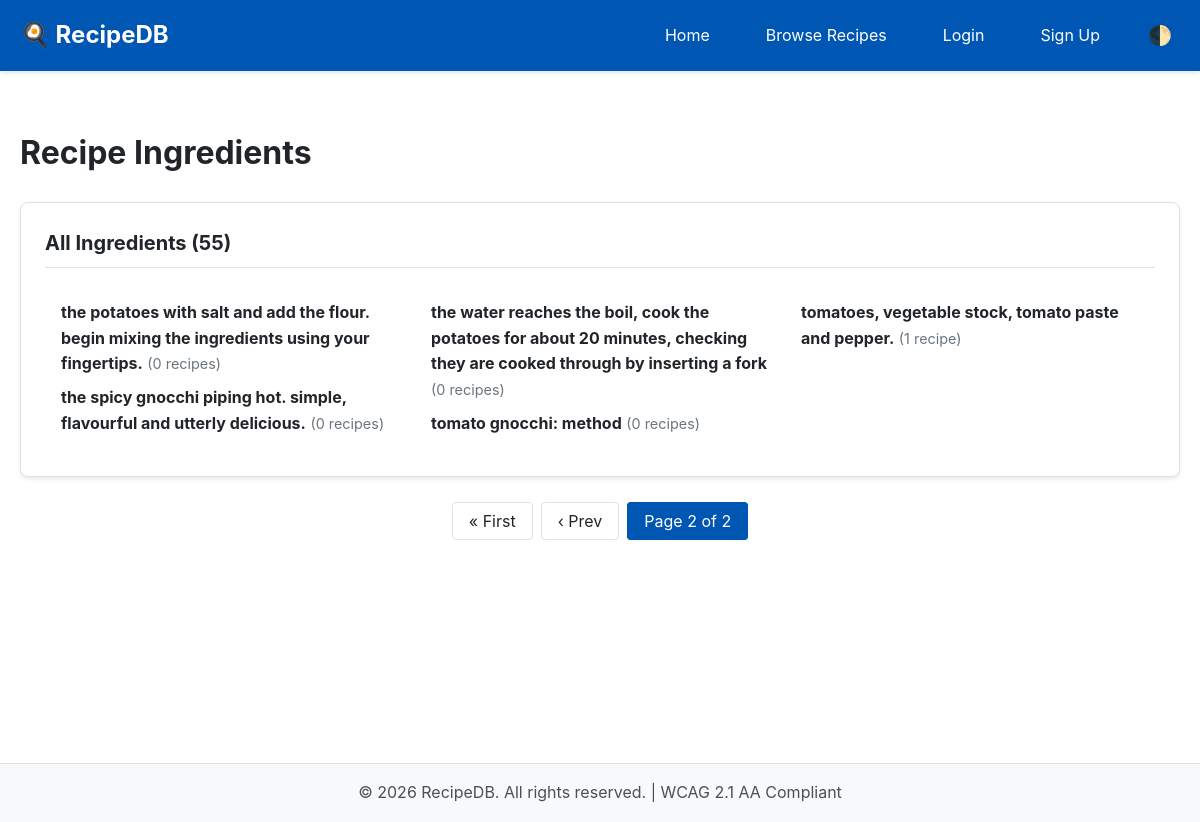
Page /ingredients/?page=2 on the committed database.
### RecipeDB/models.py (models this page shows, shortened)
class Ingredient(models.Model):
    name = models.CharField(max_length=MAX_NAME_LENGTH, unique=True, db_index=True)
    description = models.TextField(blank=True)
    created_at = models.DateTimeField(auto_now_add=True)
    class Meta:
        ordering = ['name']
        verbose_name = 'Ingredient'
        verbose_name_plural = 'Ingredients'

### RecipeDB/views.py (the view)
# urls.py: path('ingredients/', views.IngredientListView.as_view(), name='ingredient_list'),
class IngredientListView(ListView):
    model = Ingredient
    template_name = 'RecipeDB/ingredient_list.html'
    context_object_name = 'ingredients'
    paginate_by = 50

### RecipeDB/templates/RecipeDB/ingredient_list.html (shortened to what this page needs)
{% extends 'RecipeDB/base.html' %}
{% block content %}
<div class="mt-3 mb-3">
    <h1>Recipe Ingredients</h1>
</div>
<div class="card">
    <div class="card-header">All Ingredients ({{ page_obj.paginator.count }})</div>
    <div style="padding: 1rem;">
        <div style="columns: 3; column-gap: 2rem;">
            {% for ingredient in ingredients %}
            <div style="break-inside: avoid; margin-bottom: 0.5rem;">
                <p>
                    <strong>{{ ingredient.name }}</strong>
                    <span style="color: var(--text-muted); font-size: 0.9rem;">
                        ({{ ingredient.recipes.count }} recipe{{ ingredient.recipes.count|pluralize }})
                    </span>
                </p>
            </div>
            {% empty %}
            <p>No ingredients found.</p>
            {% endfor %}
        </div>
    </div>
</div>
{% if page_obj.paginator.num_pages > 1 %}
<nav>
    <ul class="pagination">
        {% if page_obj.has_previous %}
            <li><a href="?page=1">&laquo; First</a></li>
            <li><a href="?page={{ page_obj.previous_page_number }}">&lsaquo; Prev</a></li>
        {% endif %}
        <li><span class="current">Page {{ page_obj.number }} of {{ page_obj.paginator.num_pages }}</span></li>
    </ul>
</nav>
{% endif %}
{% endblock %}

### RecipeDB/templates/RecipeDB/base.html (style rules this page uses)
:root { --bg-primary: #ffffff; --bg-secondary: #f8f9fa; --bg-tertiary: #e9ecef; --text-primary: #212529; --text-secondary: #495057; --text-muted: #6c757d; --border-color: #dee2e6; --link-color: #0056b3; --link-hover: #003d82; --button-primary: #0056b3; --button-primary-hover: #003d82; --button-secondary: #6c757d; --button-secondary-hover: #545b62; --success: #2d6a2d; --warning: #856404; --danger: #a02622; --info: #004085; --form-bg: #ffffff; --form-border: #ced4da; --navbar-bg: #0056b3; --navbar-text: #ffffff; --card-bg: #ffffff; --card-border: #dee2e6; }
* { margin: 0; padding: 0; box-sizing: border-box; }
body { font-family: -apple-system, BlinkMacSystemFont, "Segoe UI", Roboto, "Helvetica Neue", Arial, sans-serif; line-height: 1.6; color: var(--text-primary); background-color: var(--bg-primary); transition: background-color 0.3s ease, color 0.3s ease; }
.card { background-color: var(--card-bg); border: 1px solid var(--card-border); border-radius: 8px; padding: 1.5rem; margin-bottom: 1rem; box-shadow: 0 2px 4px rgba(0,0,0,0.1); }
.card-header { font-size: 1.25rem; font-weight: bold; margin-bottom: 1rem; padding-bottom: 0.5rem; border-bottom: 1px solid var(--border-color); }
a { color: var(--link-color); text-decoration: none; }
.pagination { display: flex; justify-content: center; gap: 0.5rem; margin: 2rem 0; list-style: none; }
.pagination a, .pagination span { padding: 0.5rem 1rem; border: 1px solid var(--border-color); border-radius: 4px; background-color: var(--card-bg); color: var(--text-primary); }
.pagination .current { background-color: var(--button-primary); color: white; border-color: var(--button-primary); }
.mt-3 { margin-top: 1.5rem; }
.mb-3 { margin-bottom: 1.5rem; }

### rows in the picture
Ingredient: name "the potatoes with salt and add the flour. begin mixing the ingredients using your fingertips.", recipes.count "0"
Ingredient: name "the spicy gnocchi piping hot. simple, flavourful and utterly delicious.", recipes.count "0"
Ingredient: name "the water reaches the boil, cook the potatoes for about 20 minutes, checking they are cooked through by inserting a fork", recipes.count "0"
Ingredient: name "tomato gnocchi: method", recipes.count "0"
Ingredient: name "tomatoes, vegetable stock, tomato paste and pepper.", recipes.count "1"

### other values in the picture
{{ page_obj.paginator.count }} "55"
{{ page_obj.number }} "2"
{{ page_obj.paginator.num_pages }} "2"
